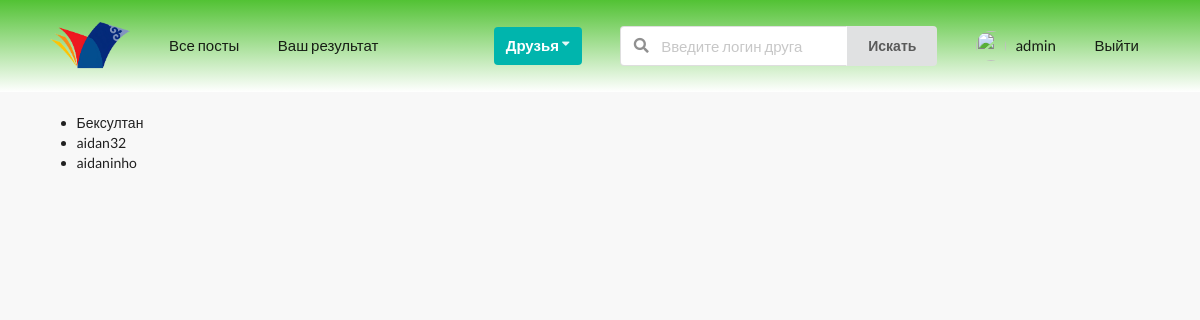
Page /profiles/to-invite/ (signed in) on the earlier database version.
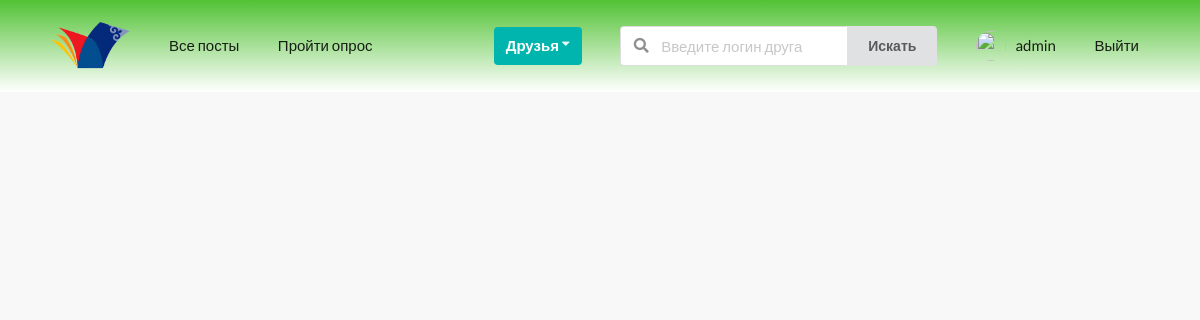
Same page on the later database version.
### profiles/models.py (models this page shows, shortened)
class Profile(models.Model):
    first_name=models.CharField(max_length=200,blank=True)
    last_name=models.CharField(max_length=200,blank=True)
    user=models.OneToOneField(User,on_delete=models.CASCADE)
    bio=models.TextField(default='Биографии нету',max_length=300)
    email=models.EmailField(max_length=200,blank=True)
    country=models.CharField(max_length=200,blank=True)
    avatar_image=models.ImageField(default='avatar.png',upload_to='avatars/')
    friends=models.ManyToManyField(User,blank=True,related_name='friends')
    slug=models.SlugField(unique=True,blank=True)
    updated_at=models.DateField(auto_now=True)
    created_at=models.DateField(auto_now_add=True)
    objects=ProfileManager()
    def __str__(self):
        return f'{self.user.username}:{self.created_at}'
    __initial_first_name=None
    __initial_last_name=None
    def __init__(self,*args,**kwargs):
        super().__init__(*args,**kwargs)
        self.__initial_first_name=self.first_name
        self.__initial_last_name=self.last_name
    class Meta:
        verbose_name = 'Профиль'
        verbose_name_plural = 'Профили'

### profiles/views.py (the view)
# urls.py: path('to-invite/',invite_profile_list_view,name='invite-profile-view'),
@login_required
def invite_profile_list_view(request):
    user=request.user
    qs=Profile.objects.get_all_profiles_to_invite(user)
    context={'qs':qs,}
    return render(request,'profiles/to_invite_list.html',context)

### prediction_system/context_processors.py (called while the page is built)
def has_prediction(request):
    if request.user.is_authenticated:
        profile=Profile.objects.get(user=request.user)
        if ProfileData.objects.filter(profile=profile).exists():
            return {'has_prediction': True}
    return {'has_prediction': False}

### profiles/context_processors.py (called while the page is built)
def profile_pic(request):
    if request.user.is_authenticated:
        profile_picture=Profile.objects.get(user=request.user).avatar_image
        return {'avatar_pic':profile_picture}
    return {}

def invitations_number(request):
    if request.user.is_authenticated:
        profile_obj=Profile.objects.get(user=request.user)
        qs_counter=Relationship.objects.invitations_received(profile_obj).count()
        return {'invites_num':qs_counter,}
    return {}

### profiles/models.py (called while the page is built)
    def invitations_received(self,receiver):
        query_string=Relationship.objects.filter(receiver=receiver,status='send')
        return query_string

### templates/profiles/to_invite_list.html (shortened to what this page needs)
{% extends 'base.html' %}
{% block content %}
    <ul>
        {% for item in qs  %}
            <li>{{item.user}}</li>
        {% endfor %}
    </ul>
{% endblock content %}

### templates/main/_nav.html (shortened to what this page needs)
{% load static %}
{% url 'posts:main-post-view' as path_to_posts %}
{% url 'home' as path_to_home %}
{% url 'profiles:myprofile' as path_to_my_profile %}
<div class="ui grid">
    <div class="computer tablet only row wide">
        <div class="ui secondary large menu nav mb-7">
            <div class="ui container">
            <a href="{{path_to_home}}" class="item">
                <img src="{% static 'logo.png' %}" class="ui image tiny">
            </a>
            {% if request.user.is_authenticated %}
                <a href="{{path_to_posts}}" class="menu item">Все посты</a>
            {% if has_prediction %}
                <a href="{% url 'prediction:prediction-detail' %}" class="menu item">Ваш результат</a>
            {% else %}
                <a href="{% url 'prediction:prediction-index' %}" class="menu item">Пройти опрос</a>
            {% endif %}
            {% endif %}
            <div class="right menu">
                {% if request.user.is_authenticated %}
                <div class="item">
                    <div class="ui floating dropdown icon button teal"> Друзья
                        <i class="dropdown icon"></i>
                    </div>
                </div>
                    <div class="item">
                        <form action="{% url 'profiles:friend-search' %}" method="GET">
                        <div class="ui action left icon input">
                        <input class="prompt" type="text" name='q' placeholder="Введите логин друга">
                        <button type='submit' class="ui button">Искать</button>
                    </div>
                    </form>
                    </div>
                    <a href="{{path_to_my_profile}}" class="item">
                        <img src="{{avatar_pic.url}}" alt="" class="avatar ui image">&nbsp;
                        {{ request.user }}
                    </a>
                    <a href="{% url 'account_logout' %}" class="ui item">Выйти</a>
                {% else %}
                <a href="{% url 'account_login' %}" class="ui item">Войти</a>
                <a href="{% url 'account_signup' %}" class="ui item">Зарегистрироваться</a>
                {% endif %}
            </div>
            </div>
        </div>
    </div>
</div>

Differences in the rows shown:
removed Profile: user "Бексултан"
removed Profile: user "aidan32"
removed Profile: user "aidaninho"
Other differences:
text no longer shown: "Ваш результат"
text now shown: "Пройти опрос"
